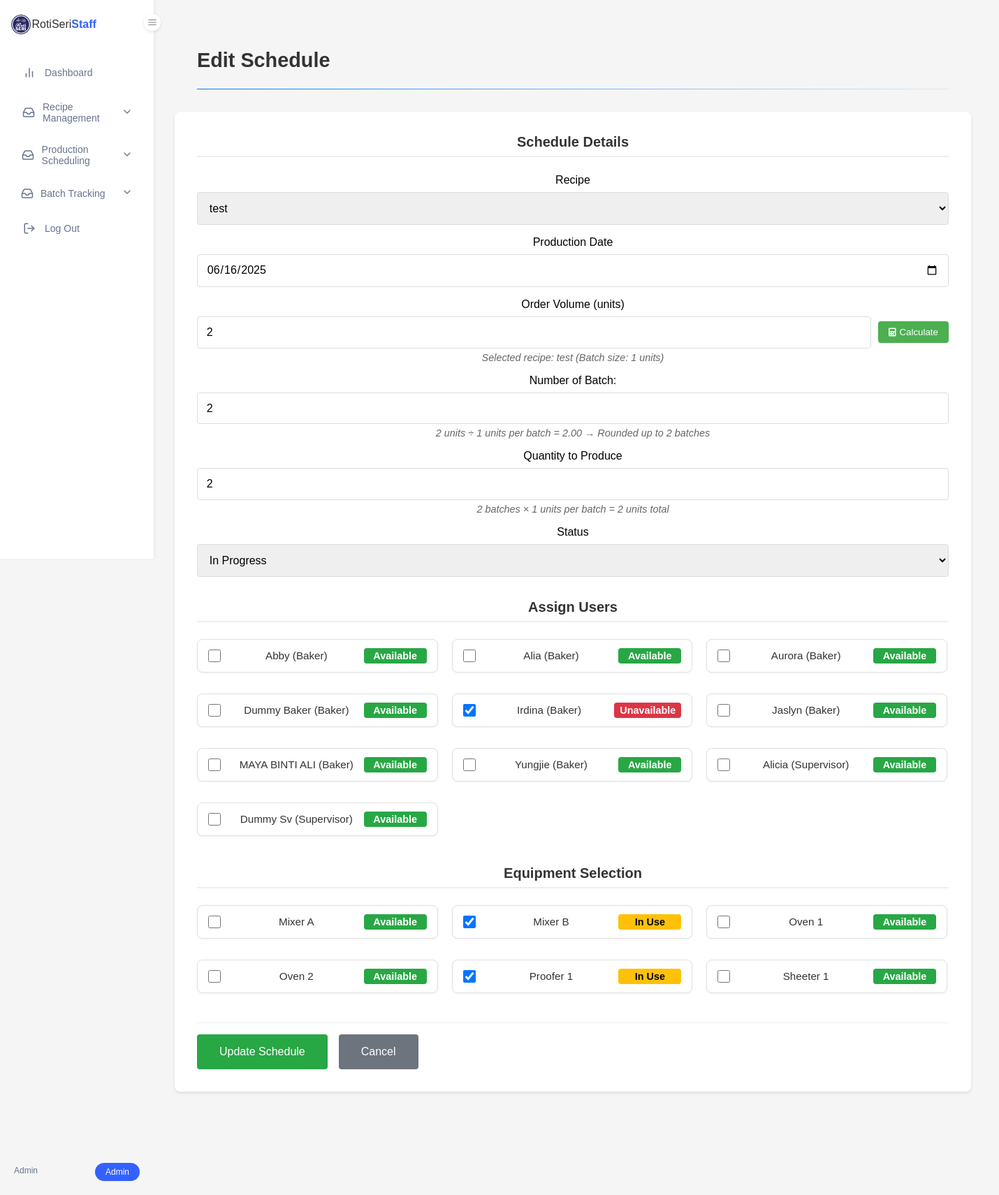
Screenshot of /edit_schedule.php?id=15 (signed in) with the database file from the repository.
### tables this page shows
CREATE TABLE `tbl_schedule` (
  `schedule_id` int(6) NOT NULL,
  `recipe_id` int(6) NOT NULL,
  `schedule_date` date NOT NULL,
  `schedule_quantityToProduce` int(6) NOT NULL,
  `schedule_orderVolumn` int(6) NOT NULL,
  `schedule_status` enum('Pending','In Progress','Completed','') NOT NULL DEFAULT 'Pending',
  `schedule_batchNum` int(3) NOT NULL
);

CREATE TABLE `tbl_recipe` (
  `recipe_id` int(6) NOT NULL,
  `recipe_name` varchar(100) NOT NULL,
  `recipe_category` varchar(100) NOT NULL,
  `recipe_batchSize` int(6) NOT NULL,
  `recipe_unitOfMeasure` varchar(50) NOT NULL,
  `recipe_instructions` text NOT NULL,
  `recipe_dateCreated` timestamp NOT NULL DEFAULT current_timestamp(),
  `recipe_dateUpdated` timestamp NOT NULL DEFAULT current_timestamp() ON UPDATE current_timestamp(),
  `image_path` varchar(255) DEFAULT NULL
);

CREATE TABLE `tbl_users` (
  `user_id` int(6) NOT NULL,
  `user_fullName` varchar(200) NOT NULL,
  `user_contact` varchar(100) NOT NULL,
  `user_address` text NOT NULL,
  `user_email` varchar(200) NOT NULL,
  `user_password` varchar(200) NOT NULL,
  `user_dateRegister` datetime NOT NULL DEFAULT current_timestamp(),
  `user_role` varchar(10) NOT NULL DEFAULT 'Baker',
  `reset_token` varchar(255) DEFAULT NULL,
  `token_expiry` datetime DEFAULT NULL
);

CREATE TABLE `tbl_equipments` (
  `equipment_id` int(6) NOT NULL,
  `equipment_name` varchar(100) NOT NULL,
  `equipment_description` text NOT NULL,
  `equipment_status` enum('Available','Maintenance','Out of Order') NOT NULL DEFAULT 'Available',
  `equipment_dateAdded` datetime NOT NULL DEFAULT current_timestamp()
);

### edit_schedule.php (the view, shortened to what this page needs)
<?php
require_once 'config/db_connection.php';
$schedule_id = $_GET['id'];
try {
    $stmt = $conn->prepare("SELECT s.*,
                           (SELECT COUNT(*) FROM tbl_batches WHERE schedule_id = s.schedule_id) as assigned_batches,
                           (SELECT COUNT(*) FROM tbl_batches WHERE schedule_id = s.schedule_id AND batch_status = 'Completed') as completed_batches
                           FROM tbl_schedule s
                           WHERE s.schedule_id = ?");
    $stmt->execute([$schedule_id]);
    $schedule = $stmt->fetch(PDO::FETCH_ASSOC);
    $stmt = $conn->query("SELECT recipe_id, recipe_name, recipe_batchSize FROM tbl_recipe ORDER BY recipe_name");
    $recipes = $stmt->fetchAll(PDO::FETCH_ASSOC);
    $stmt = $conn->query("SELECT user_id, user_fullName, user_role FROM tbl_users
                         WHERE user_role IN ('Baker', 'Supervisor')
                         ORDER BY user_role, user_fullName");
    $users = $stmt->fetchAll(PDO::FETCH_ASSOC);
    $stmt = $conn->prepare("SELECT user_id FROM tbl_schedule_assignments WHERE schedule_id = ?");
    $stmt->execute([$schedule_id]);
    $assigned_users = $stmt->fetchAll(PDO::FETCH_COLUMN);
    $stmt = $conn->prepare("SELECT equipment_id, equipment_name, equipment_status
                         FROM tbl_equipments
                         ORDER BY equipment_name");
    $stmt->execute();
    $equipment = $stmt->fetchAll(PDO::FETCH_ASSOC);
    $stmt = $conn->prepare("SELECT equipment_id FROM tbl_schedule_equipment WHERE schedule_id = ?");
    $stmt->execute([$schedule_id]);
    $assigned_equipment = $stmt->fetchAll(PDO::FETCH_COLUMN);
} catch (PDOException $e) {
    $error_message = "Error: " . $e->getMessage();
}
?>
<!DOCTYPE html>
<html lang="en">
<head>
    <link rel="stylesheet" href="css/style.css">
    <link rel="stylesheet" href="css/dashboard.css">
    <link rel="stylesheet" href="css/schedule.css">
    <link rel="stylesheet" href="https://cdnjs.cloudflare.com/ajax/libs/font-awesome/5.15.4/css/all.min.css">
</head>
<body>
    <?php include 'includes/dashboard_navigation.php'; ?>
    <main class="main-content">
        <div class="page-header">
            <h1>Edit Schedule</h1>
            <div class="divider"></div>
        </div>
        <form method="POST" class="schedule-form">
            <div class="form-section">
                <h2>Schedule Details</h2>
                <div class="form-group">
                    <label for="recipe_id">Recipe</label>
                    <select id="recipe_id" name="recipe_id" required>
                        <?php foreach ($recipes as $recipe): ?>
                            <option value="<?php echo $recipe['recipe_id']; ?>"
                                data-batch-size="<?php echo $recipe['recipe_batchSize']; ?>"
                                <?php echo $schedule['recipe_id'] == $recipe['recipe_id'] ? 'selected' : ''; ?>>
                                <?php echo htmlspecialchars($recipe['recipe_name']); ?>
                            </option>
                        <?php endforeach; ?>
                    </select>
                </div>
                <div class="form-group">
                    <label for="schedule_date">Production Date</label>
                    <input type="date" id="schedule_date" name="schedule_date"
                        value="<?php echo $schedule['schedule_date']; ?>" required>
                </div>
                <div class="form-group">
                    <label for="schedule_orderVolumn">Order Volume (units)</label>
                    <div class="input-with-button">
                        <input type="number"
                            id="schedule_orderVolumn"
                            name="schedule_orderVolumn"
                            value="<?php echo htmlspecialchars($schedule['schedule_orderVolumn']); ?>"
                            required
                            min="1">
                        <button type="button" id="calculateBtn" class="calculate-btn">
                            <i class="fas fa-calculator"></i> Calculate
                        </button>
                    </div>
                    <small id="calculation-info" class="calculation-info"></small>
                </div>
                <div class="form-group">
                    <label for="schedule_batchNum">Number of Batch:</label>
                    <input type="number"
                        id="schedule_batchNum"
                        name="schedule_batchNum"
                        class="form-control"
                        value="<?php echo htmlspecialchars($schedule['schedule_batchNum']); ?>"
                        min="1"
                        readonly>
                    <small id="batch-calculation" class="calculation-info"></small>
                </div>
                <div class="form-group">
                    <label for="quantity">Quantity to Produce</label>
                    <input type="number" id="quantity" name="quantity"
                        step="0.01" min="0.01" required readonly
                        value="<?php echo $schedule['schedule_quantityToProduce']; ?>">
                    <small id="quantity-calculation" class="calculation-info"></small>
                </div>
                <div class="form-group">
                    <label for="status">Status</label>
                    <select id="status" name="status" required>
                        <option value="In Progress" <?php echo $schedule['schedule_status'] == 'In Progress' ? 'selected' : ''; ?>>In Progress</option>
                    </select>
                </div>
            </div>
            <div class="form-section">
                <h2>Assign Users</h2>
                <div class="user-selection">
                    <?php foreach ($users as $user): ?>
                        <div class="user-checkbox">
                            <input type="checkbox"
                                name="assigned_users[]"
                                value="<?php echo $user['user_id']; ?>"
                                <?php echo in_array($user['user_id'], $assigned_users) ? 'checked' : ''; ?>>
                            <span><?php echo htmlspecialchars($user['user_fullName']); ?>
                                (<?php echo $user['user_role']; ?>)</span>
                            <span class="status <?php echo in_array($user['user_id'], $assigned_users) ? 'unavailable' : 'available'; ?>">
                                <?php echo in_array($user['user_id'], $assigned_users) ? 'Unavailable' : 'Available'; ?>
                            </span>
                        </div>
                    <?php endforeach; ?>
                </div>
            </div>
            <div class="form-section">
                <h2>Equipment Selection</h2>
                <div class="equipment-selection">
                    <?php foreach ($equipment as $item): ?>
                        <div class="equipment-checkbox">
                            <input type="checkbox"
                                name="equipment[]"
                                value="<?php echo $item['equipment_id']; ?>"
                                <?php echo in_array($item['equipment_id'], $assigned_equipment) ? 'checked' : ''; ?>>
                            <span><?php echo htmlspecialchars($item['equipment_name']); ?></span>
                            <span class="status <?php echo in_array($item['equipment_id'], $assigned_equipment) ? 'in-use' : 'available'; ?>">
                                <?php echo in_array($item['equipment_id'], $assigned_equipment) ? 'In Use' : 'Available'; ?>
                            </span>
                        </div>
                    <?php endforeach; ?>
                </div>
            </div>
            <div class="form-actions">
                <button type="submit" class="submit-btn">Update Schedule</button>
                <a href="view_schedules.php" class="cancel-btn">Cancel</a>
            </div>
        </form>
    </main>
</body>
</html>

### css/style.css (style rules this page uses)
* { margin: 0; padding: 0; box-sizing: border-box; font-family: Arial, sans-serif; }
body { background: linear-gradient(rgba(0, 0, 0, 0.6), rgba(0, 0, 0, 0.6)), url('../assets/images/banner.png'); background-size: cover; background-position: center; background-attachment: fixed; min-height: 100vh; color: white; display: flex; flex-direction: column; }
main { max-width: 1200px; margin: 8rem auto; text-align: center; padding: 0 1rem; flex: 1; }

### css/dashboard.css (style rules this page uses)
body { display: grid; grid-template-areas: "sidebar topbar" "sidebar main" "sidebar bottombar"; grid-template-columns: 250px 1fr; grid-template-rows: 50px 1fr auto; min-height: 100vh; background-color: white; position: relative; background-image: none; }
.main-content { grid-area: main; padding: 2rem 2rem 0 0; margin-top: 50px; margin-left: 0; width: calc(100% - 0px); transition: width 0.3s ease, margin-left 0.3s ease; padding-left: 0; display: block; }
.page-header { padding: 0 2rem; margin-bottom: 2rem; text-align: left; }
.page-header h1 { font-size: 1.8rem; color: #333; margin: 0; padding-bottom: 1rem; }
.divider { height: 1px; background: linear-gradient(to right, #007bff, rgba(0, 123, 255, 0.1)); margin-top: 0.5rem; width: 100%; align-self: flex-start; }

### includes/dashboard_navigation.php (style rules this page uses)
* { margin: 0; padding: 0; box-sizing: border-box; font-family: Arial, sans-serif; }
body { display: flex; background-color: #f5f5f5; }
.main-content { flex: 1; margin-left: 220px; padding: 20px 30px; }

### rows the page displays
tbl_schedule: recipe_id "test", schedule_date "06/16/2025", schedule_orderVolumn "2", schedule_batchNum "2", quantity "2", status "In Progress"
tbl_users: user_fullName "Abby", user_role "Baker", shows "Available"
tbl_users: user_fullName "Alia", user_role "Baker", shows "Available"
tbl_users: user_fullName "Aurora", user_role "Baker", shows "Available"
tbl_users: user_fullName "Dummy Baker", user_role "Baker", shows "Available"
tbl_users: user_id "☑", user_fullName "Irdina", user_role "Baker", shows "Unavailable"
tbl_users: user_fullName "Jaslyn", user_role "Baker", shows "Available"
tbl_users: user_fullName "MAYA BINTI ALI", user_role "Baker", shows "Available"
tbl_users: user_fullName "Yungjie", user_role "Baker", shows "Available"
tbl_users: user_fullName "Alicia", user_role "Supervisor", shows "Available"
tbl_users: user_fullName "Dummy Sv", user_role "Supervisor", shows "Available"
tbl_equipments: equipment_name "Mixer A", shows "Available"
tbl_equipments: equipment_id "☑", equipment_name "Mixer B", shows "In Use"
tbl_equipments: equipment_name "Oven 1", shows "Available"
tbl_equipments: equipment_name "Oven 2", shows "Available"
tbl_equipments: equipment_id "☑", equipment_name "Proofer 1", shows "In Use"
tbl_equipments: equipment_name "Sheeter 1", shows "Available"

### other values shown
$_SESSION['user_fullName'] "Admin"
$_SESSION['user_role'] "Admin"
